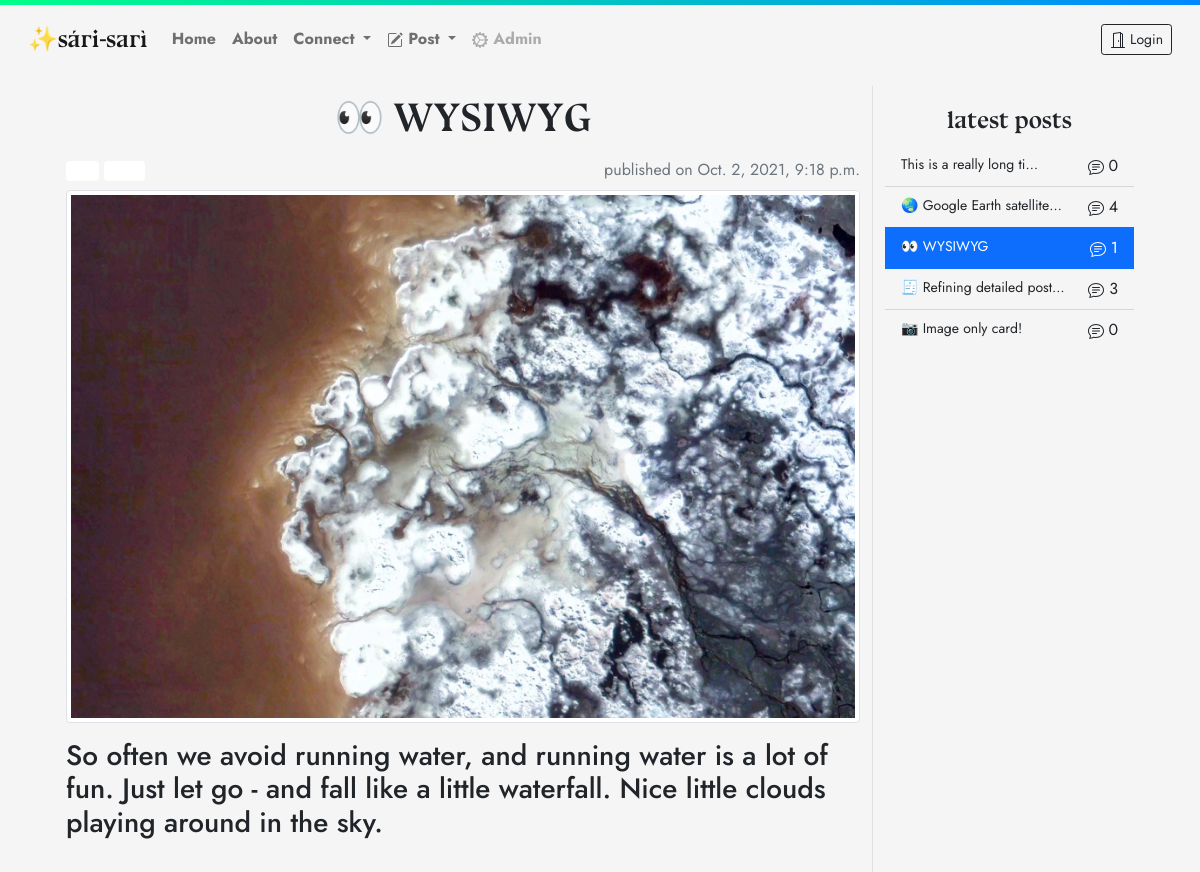
Page /post/27 (upper part) on the earlier database version.
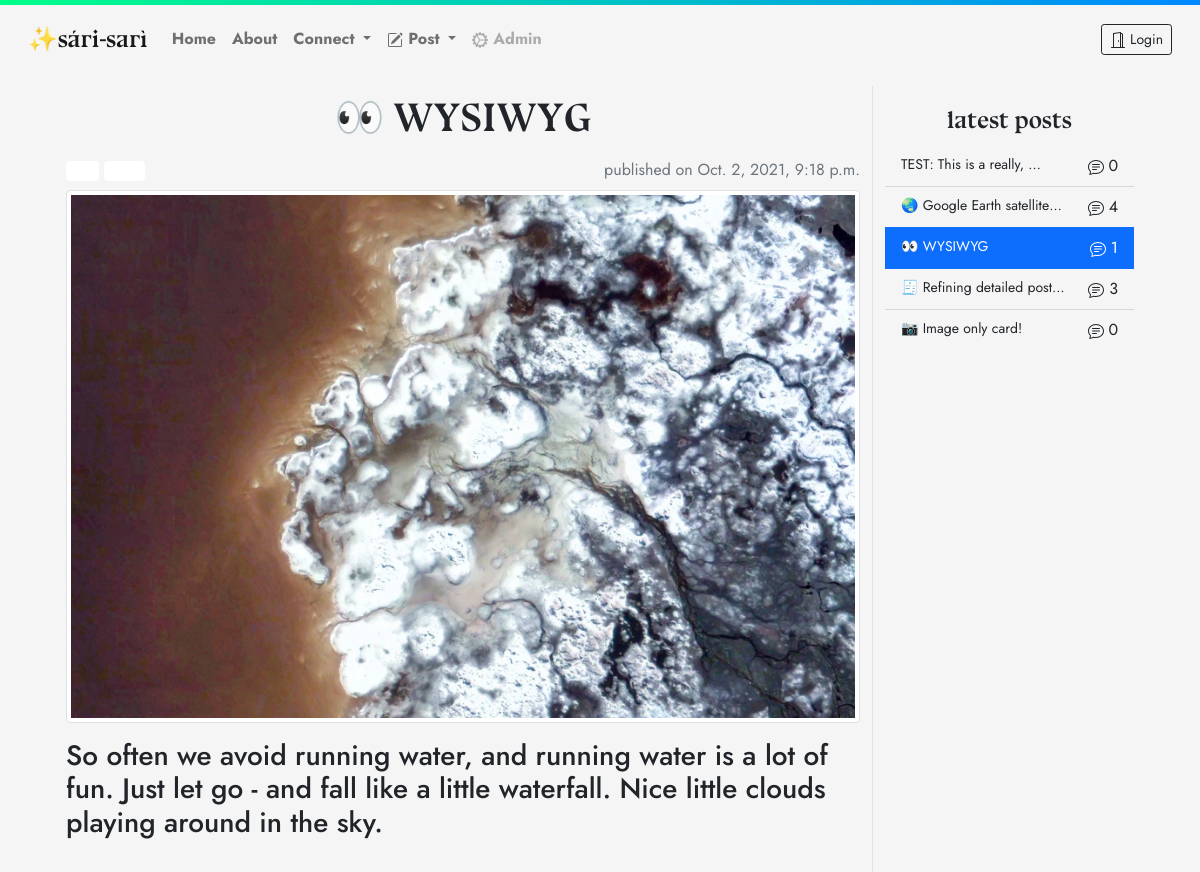
Same page on the later database version.
### blog/models.py (models this page shows, shortened)
class Post(models.Model):
    author = models.ForeignKey('auth.User',on_delete=models.CASCADE) # authorised user
    title = models.CharField(max_length=200)
    text = models.TextField(blank=True)
    created_date = models.DateTimeField(default=timezone.now)
    published_date = models.DateTimeField(blank=True,null=True)
    tag = models.ManyToManyField(Tag, help_text='Hold ctrl to pick multiple tags!')
    image = models.ImageField(upload_to='images',blank=True)
    like = models.IntegerField(blank=True,null=True)
    def approve_comments(self):
        return self.comments.filter(approved_comment=True)

### blog/views.py (the view)
# urls.py: re_path(r'^post/(?P<pk>\d+)$',views.PostDetailView.as_view(),name='post_detail'),
class PostDetailView(DetailView):
    model = Post
    def get_context_data(self, **kwargs):
        context = super().get_context_data(**kwargs)
        context['detailed'] = Post.objects.filter(published_date__lte=timezone.now()).order_by('-published_date')[:5]
        return context

### blog/models.py (called while the page is built)
    def __str__(self):
        return self.name

### blog/templates/blog/post_detail.html (shortened to what this page needs)
{% extends 'blog/base.html' %}
{% block content %}
<div class="container pt-2">
  <div class="row">
    <div class="col border-end">
      <h1 class="brand py-2 text-center">{{ post.title }}</h1>
      <div class="d-flex justify-content-between pb-2">
        <div>
          {% for tag in post.tag.all %}
          <span class="badge" style="background-color:{{ tag.colour }};">{{ tag }}</span>
          {% endfor %}
        </div>
        {% if post.published_date %}
        <div class="text-muted">
          published on {{ post.published_date }}
        </div>
        {% endif %}
      </div>
      <div>
        {% if post.image %}
        <figure class="figure">
          <img class="img-fluid img-thumbnail" src="{{ post.image.url }}" alt="user image">
        </figure>
        {% endif %}
        <div>
          {{ post.text|safe|linebreaksbr}}
        </div>
      </div>
    </div>
    <div class="col-md-3 pt-3">
      <ol class="list-group list-group-flush sticky-top">
        <span class="brand text-center fs-4 pb-2">latest posts</span>
        {% for post in detailed %}
        {% url 'post_detail' pk=post.pk as detail_url %}
        <li class="list-group-item list-group-item-action d-flex justify-content-between align-items-start {% if request.path == detail_url %}active{% endif %}">
          <small class="me-auto text-truncate">
            <em></em>{{ post.title|truncatechars:25 }}<a class="stretched-link" aria-label="read" href="{% url 'post_detail' pk=post.pk %}"></a>
          </small>
          <div class="">
             {{ post.approve_comments.count }}
          </div>
        </li>
        {% endfor %}
      </ol>
    </div>
  </div>
</div>
{% endblock %}

### blog/templates/blog/base.html (shortened to what this page needs)
<!DOCTYPE html>
{% load static %}
<html lang="en" dir="ltr" style="height:100%;">
  <head>
    <link href="https://cdn.jsdelivr.net/npm/bootstrap@5.1.1/dist/css/bootstrap.min.css" rel="stylesheet">
    <link rel="stylesheet" href="{% static 'css/blog.css' %}">
  </head>
  <body class="d-flex flex-column h-100">
    <div class="loader"></div>
    <nav class="navbar navbar-expand-md navbar-light p-3">
      <div class="container-fluid">
        <a class="navbar-brand brand fs-4" href="{% url 'post_list' %}">✨sári-sarì</a>
        <div class="collapse navbar-collapse justify-content-md-center" id="navbarSupportedContent">
          <ul class="navbar-nav me-auto mb-2 mb-lg-0 fw-bold">
            <li class="nav-item">
              {% url 'post_list' as url %}
              <a class="nav-link {% if request.path == url %}active{% endif %}" href="{% url 'post_list' %}">
                Home</a>
            </li>
            {% url 'about' as url %}
            <li class="nav-item">
              <a class="nav-link {% if request.path == url %}active{% endif %}" href="{% url 'about' %}">
                 About</a>
            </li>
            <li class="nav-item dropdown">
              <a class="nav-link dropdown-toggle" href="#" role="button" data-bs-toggle="dropdown">
                Connect
              </a>
            </li>
            {% url 'post_new' as posturl %}
            {% url 'post_draft' as drafturl %}
            <li class="nav-item dropdown">
              <a class="nav-link dropdown-toggle {% if request.path == posturl or request.path == drafturl %}active{% endif %}" href="#" id="navbarDropdown" role="button" data-bs-toggle="dropdown">
                 Post
              </a>
            </li>
            <li class="nav-item">
              {% if user.is_authenticated %}
              <a class="nav-link" href="{% url 'admin:index' %}">
                <svg xmlns="http://www.w3.org/2000/svg" width="16" height="16" fill="currentColor" class="bi bi-gear-wide-connected" viewBox="0 0 16 16">
                  <path d="M7.068.727c.243-.97 1.62-.97 1.864 0l.071.286a.96.96 0 0 0 1.622.434l.205-.211c.695-.719 1.888-.03 1.613.931l-.08.284a.96.96 0 0 0 1.187 1.187l.283-.081c.96-.275 1.65.918.931 1.613l-.211.205a.96.96 0 0 0 .434 1.622l.286.071c.97.243.97 1.62 0 1.864l-.286.071a.96.96 0 0 0-.434 1.622l.211.205c.719.695.03 1.888-.931 1.613l-.284-.08a.96.96 0 0 0-1.187 1.187l.081.283c.275.96-.918 1.65-1.613.931l-.205-.211a.96.96 0 0 0-1.622.434l-.071.286c-.243.97-1.62.97-1.864 0l-.071-.286a.96.96 0 0 0-1.622-.434l-.205.211c-.695.719-1.888.03-1.613-.931l.08-.284a.96.96 0 0 0-1.186-1.187l-.284.081c-.96.275-1.65-.918-.931-1.613l.211-.205a.96.96 0 0 0-.434-1.622l-.286-.071c-.97-.243-.97-1.62 0-1.864l.286-.071a.96.96 0 0 0 .434-1.622l-.211-.205c-.719-.695-.03-1.888.931-1.613l.284.08a.96.96 0 0 0 1.187-1.186l-.081-.284c-.275-.96.918-1.65 1.613-.931l.205.211a.96.96 0 0 0 1.622-.434l.071-.286zM12.973 8.5H8.25l-2.834 3.779A4.998 4.998 0 0 0 12.973 8.5zm0-1a4.998 4.998 0 0 0-7.557-3.779l2.834 3.78h4.723zM5.048 3.967c-.03.021-.058.043-.087.065l.087-.065zm-.431.355A4.984 4.984 0 0 0 3.002 8c0 1.455.622 2.765 1.615 3.678L7.375 8 4.617 4.322zm.344 7.646.087.065-.087-.065z"/>
                </svg> Admin</a>
              {% else %}
              <a class="nav-link disabled" href="{% url 'admin:index' %}">
                 Admin</a>
              {% endif %}
            </li>
          </ul>
          <div class="d-flex justify-content-end align-items-center">
            {% if user.is_authenticated %}
            <span class="nav-item p-2">Welcome {{user.username}}! 👋</span>
            <a class="nav-item btn btn-outline-dark btn-sm" href="{% url 'logout' %}">
              <svg xmlns="http://www.w3.org/2000/svg" width="16" height="16" fill="currentColor" class="bi bi-door-closed" viewBox="0 0 16 16">
                <path d="M3 2a1 1 0 0 1 1-1h8a1 1 0 0 1 1 1v13h1.5a.5.5 0 0 1 0 1h-13a.5.5 0 0 1 0-1H3V2zm1 13h8V2H4v13z"/>
                <path d="M9 9a1 1 0 1 0 2 0 1 1 0 0 0-2 0z"/>
              </svg> Log Out
            </a>
            {% else %}
            <a class="nav-item btn btn-outline-dark btn-sm" href="{% url 'login' %}">
               Login
            </a>
            {% endif %}
          </div>
        </div>
      </div>
    </nav>
    <main class="flex-grow-1">
      <div class="container px-4">
        {% block content %}
        {% endblock %}
      </div>
    </main>
  </body>
</html>

### blog/static/css/blog.css (style rules this page uses)
body { -ms-overflow-style: none; scrollbar-width: none; overflow-y: scroll; font-family: 'Jost', sans-serif; background: #F5F5F5; }
.list-group-item { background-color: #F5F5F5; }
.brand { font-family: 'bluu_nextbold', serif; }
.loader { height:5px; position:absolute; left:0; right:0; top:0; bottom:0; filter:hue-rotate(0deg); background:linear-gradient(45deg,#0f8,#08f); animation:hue 10000ms infinite linear; }

Differences in the rows shown:
changed Post: title "This is a really long ti…" → "TEST: This is a really, …"
